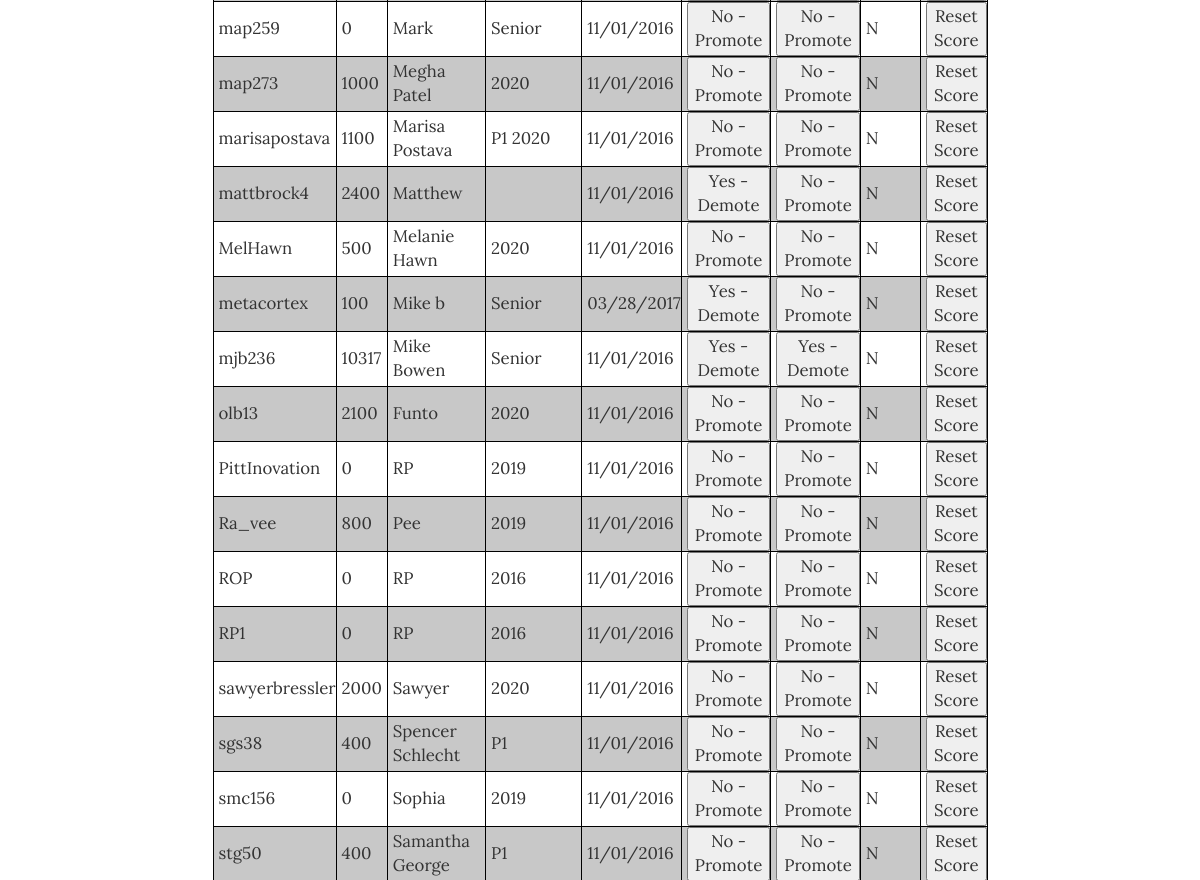
/manage_users.php (signed in, middle part), run on an earlier commit of the app's database.
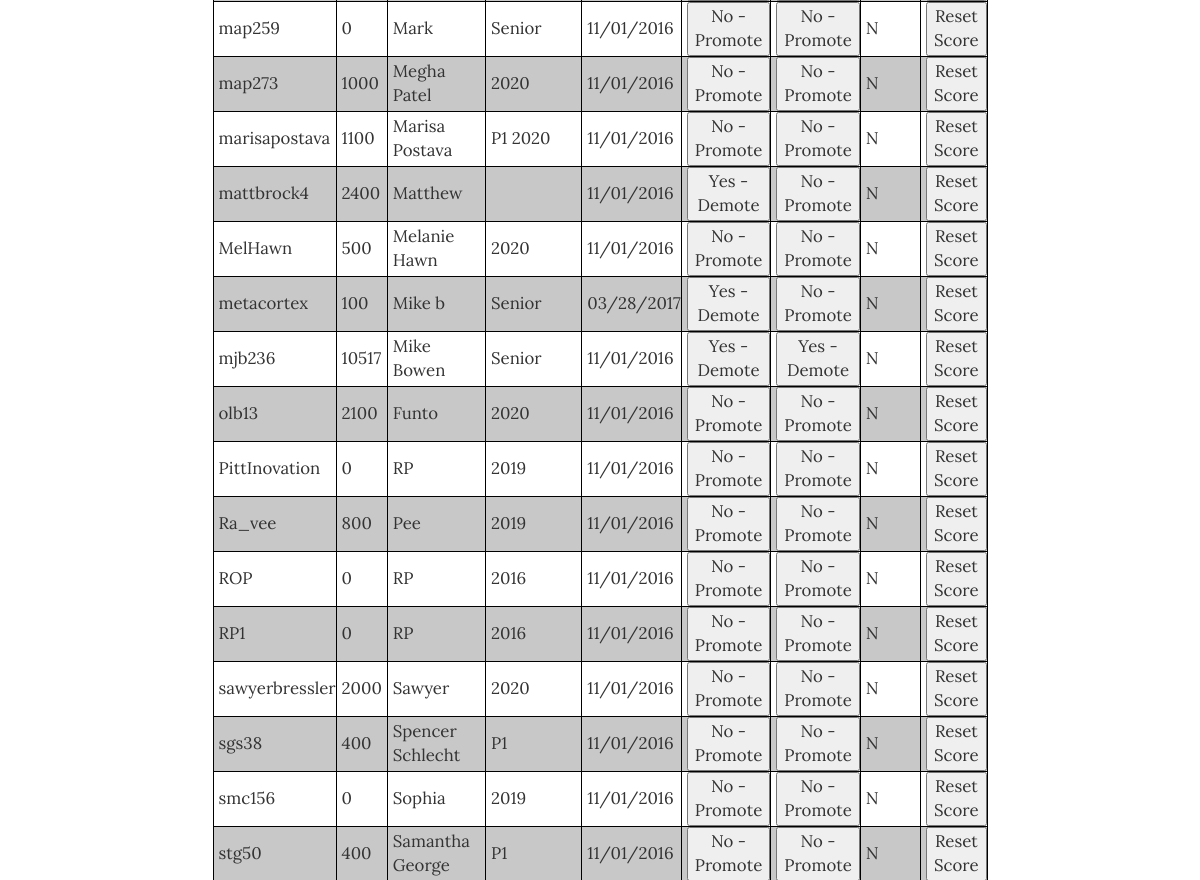
And on a later commit of the database.
### tables this page shows
CREATE TABLE `user_profile` (
  `username` varchar(20) NOT NULL,
  `full_name` varchar(50) NOT NULL,
  `year` varchar(10) NOT NULL,
  `employer` varchar(50) DEFAULT NULL,
  `interests` varchar(256) DEFAULT NULL,
  `bio` varchar(500) DEFAULT NULL,
  `image_url` varchar(256) DEFAULT NULL,
  `created_date` datetime NOT NULL DEFAULT CURRENT_TIMESTAMP,
  `last_updated_date` datetime NOT NULL DEFAULT CURRENT_TIMESTAMP ON UPDATE CURRENT_TIMESTAMP,
  `last_updated_by` varchar(20) NOT NULL
);

CREATE TABLE `user` (
  `username` varchar(20) NOT NULL,
  `password` varchar(60) NOT NULL,
  `email_address` varchar(256) NOT NULL,
  `score` int(10) NOT NULL DEFAULT '0',
  `admin_flag` enum('Y','N') NOT NULL DEFAULT 'N',
  `owner_flag` enum('Y','N') NOT NULL DEFAULT 'N',
  `active_flag` enum('Y','N') NOT NULL DEFAULT 'N',
  `registered_date` datetime NOT NULL DEFAULT CURRENT_TIMESTAMP
);

### includes/functions.php (called while the page is built, shortened)
<?php
function get_navbar() {
  $html = navbar_open();
  if (is_logged_in()) {
    $html .=  user_navbar();
  } else {
    $html .= simple_navbar();
  }
  $html .= navbar_close();
  return $html;
}
function navbar_open() {
  $html = "<nav class = \"navbar navbar-inverse navbar-fixed-top\" style=\"height: auto;\">";
  $html .= "<div class = \"container\">";
  $html .= "<div class=\"navbar-header\">";
  $html .= "<img src=\"../public/static/img/logo.png\" class=\"logo\" width=\"30\" height=\"30\" alt=\"\"/>";
  $html .= "<a href=\"../public/index.php\" class=\"navbar-brand\">PharmGenius</a>";
  $html .= "<button class = \"navbar-toggle\" data-toggle= \"collapse\" data-target = \".navHeaderCollapse\">";
  $html .= "<span class=\"icon-bar\"></span>";
  $html .= "<span class=\"icon-bar\"></span>";
  $html .= "<span class=\"icon-bar\"></span>";
  $html .= "</button>";
  $html .= "</div>";
  $html .= "<div class = \"collapse navbar-collapse navHeaderCollapse\">";
  $html .= "<ul class = \"nav navbar-nav navbar-right\">";
  return $html;
}
function navbar_close() {
  $html = "</ul></div></div></nav>";
  return $html;
}
function admin_navbar() {
  $html = "<li class=\"dropdown\">";
  $html .= "<a href=\"\" class=\"dropdown-toggle\" data-toggle=\"dropdown\"><span>Admin&nbsp;</span><b class=\"caret\"></b></a>";
  $html .= "<ul class=\"dropdown-menu\">";
  $html .= "<li><a href=\"../public/review_categories.php\" id=\"reviewCats\" class=\"nav-button\">View Category Database</a></li>";
  $html .= "<li><a href=\"../public/manage_users.php\" id=\"manageUsers\" class=\"nav-button\">Manage Users</a></li>";
  $html .= "</ul></li>";
  return $html;
}
function user_navbar() {
  $html = "<li><a href=\"../public/select_quiz.php\" id=\"quizme\" class=\"nav-button\">Quiz Me!</a></li>";
  $html .= "<li><a href=\"../public/leaderboard.php\" id=\"leaderboard\" class=\"nav-button\">Leaderboard</a></li>";
  $html .= "<li class=\"dropdown\">";
  $html .= "<a href=\"\" class=\"dropdown-toggle\" data-toggle=\"dropdown\"><span>Questions&nbsp;</span><b class=\"caret\"></b></a>";
  $html .= "<ul class=\"dropdown-menu\">";
  $html .= "<li><a href=\"../public/review_my_questions.php\" id=\"myQuestions\">Your Questions</a></li>";
  $html .= "<li><a href=\"../public/submit_new.php\" id=\"submitNew\">Submit A Question</a></li>";
  $html .= "<li><a href=\"../public/review_new_questions.php\" id=\"ReviewNew\" class=\"nav-button\">Review New Questions</a></li>";
  $html .= "<li><a href=\"../public/review_old_questions.php\" id=\"ReviewOld\" class=\"nav-button\">View Question Database</a></li>";
  $html .= "</ul></li>";
  if (is_user_admin()) {
    $html .= admin_navbar();
  }
  $html .= "<li class=\"dropdown\">";
  $html .= "<a href=\"../public/index.php\" class=\"dropdown-toggle\" data-toggle=\"dropdown\">";
  $html .= "<span class=\"profile-container\">";
  $html .= "<img src=\"";
  $image_url = get_image_url($_SESSION["username"]);
  $html .= ($image_url == null) ? "../public/static/img/logo.png\"" : "{$image_url}\" ";
  $html .= "class=\"profile-small\" alt=\"\"/>&nbsp;&nbsp;Profile&nbsp;</span><b class=\"caret\" style=\"font-size:1.5em;\"></b></a>";
  $html .= "<ul class=\"dropdown-menu\">";
  $html .= "<li><a href=\"../public/profile.php?id=";
  $html .= htmlentities($_SESSION["username"]);
  $html .= "\">View Profile</a></li>";
  $html .= "<li><a href=\"#sendbugreport\" data-toggle=\"modal\">Report a Bug</a></li>";
  $html .= "<li><a href=\"../public/logout.php\">Sign Out</a></li>";
  $html .= "</ul></li>";
  return $html;
}
function mysql_prep($string) {
    global $connection;
    $escaped_string = mysqli_real_escape_string($connection, $string);
    return $escaped_string;
  }
function get_user_data() {
  global $connection;
  $query = "SELECT u.username, u.score, p.full_name, p.year, u.admin_flag, u.active_flag, u.owner_flag, DATE_FORMAT(u.registered_date,'%m/%d/%Y') as registered_date ";
  $query .= "FROM user u ";
  $query .= "JOIN user_profile p on p.username = u.username ";
  $query .= "ORDER BY username ASC ";
  $user_set = mysqli_query($connection, $query);
  return $user_set;
}
function get_image_url($username) {
  global $connection;
  $safe_username = mysql_prep($username);
  $query = "SELECT image_url ";
  $query .= "FROM user_profile ";
  $query .= "WHERE username = '{$safe_username}' ";
  $user_set = mysqli_query($connection, $query);
  if ($user = mysqli_fetch_assoc($user_set)) {
    $file_path = "../public/" . $user["image_url"];
    return $file_path;
  }
  return null;
}
function is_user_admin() {
  if (is_logged_in()) {
    return $_SESSION["admin_flag"] === "Y";
  } else {
    return false;
  }
}
function is_logged_in() {
  return (isset($_SESSION["username"]));
}
?>

### public/manage_users.php (the view, shortened to what this page needs)
<?php require_once("../includes/db_connection.php"); ?>
<?php require_once("../includes/functions.php"); ?>
<?php
  $user_set = get_user_data();
  include("../includes/header.php");
?>
</head>
<body>
  <?php echo get_navbar(); ?>
  <br><br><br><br>
  <div class="container">
    <div class="container col-xs-12">
      <table id="usertable" class="usertable">
        <tbody>
          <?php
            while ($user = mysqli_fetch_assoc($user_set)) {
              $table_row = "<tr><td>" . $user["username"] . "</td>";
              $table_row .= "<td id=\"score_{$user["username"]}\">" . $user["score"] . "</td>";
              $table_row .= "<td>" . $user["full_name"] . "</td>";
              $table_row .= "<td>" . $user["year"] . "</td>";
              $table_row .= "<td>" . $user["registered_date"] . "</td>";
              $table_row .= "<td>";
              $table_row .= "<button type=\"button\" id=\"active_flag_{$user["username"]}\" onclick=\"toggleStatus('active_flag', '{$user["username"]}')\">";
              $table_row .= ($user["active_flag"] == "Y") ? "Yes - Demote" : "No - Promote";
              $table_row .= "</td>";
              $table_row .= "<td>";
              $table_row .= "<button type=\"button\" id=\"admin_flag_{$user["username"]}\" onclick=\"toggleStatus('admin_flag', '{$user["username"]}')\">";
              $table_row .= ($user["admin_flag"] == "Y") ? "Yes - Demote" : "No - Promote";
              $table_row .= "</td>";
              $table_row .= "<td>" . $user["owner_flag"] . "</td>";
              $table_row .= "<td>";
              $table_row .= "<button type=\"button\" onclick=\"resetScore('{$user["username"]}')\">";
              $table_row .= "Reset Score";
              $table_row .= "</td>";
              $table_row .= "</tr>";
              echo $table_row;
            }
          ?>
        </tbody>
      </table>
    </div>
  </div>
<?php include("../includes/footer.php"); ?>

### includes/header.php (shortened to what this page needs)
<!DOCTYPE html>
<html lang="en">
<head>
  <link rel="stylesheet" href="../public/static/css/bootstrap.min.css">
  <link rel="stylesheet" href="../public/static/css/grayscale.css">
  <link rel="stylesheet" href="../public/static/css/style.css">
  <link rel="stylesheet" href="../public/static/css/font-awesome.min.css" type="text/css">

### includes/footer.php (shortened to what this page needs)
</body>
</html>

### public/static/css/grayscale.css (style rules this page uses)
body { width: 100%; height: 100%; font-family: Lora,"Helvetica Neue",Helvetica,Arial,sans-serif; }
html { width: 100%; height: 100%; }
body { webkit-tap-highlight-color: rgba(255,255,255,.2); }
table#usertable tr:nth-child(even) { background-color: rgb(200, 200, 200); }
table#usertable tr:nth-child(odd) { background-color:#fff; }
table.usertable { font-size: 1.2em; }

### public/static/css/style.css (style rules this page uses)
table { width:50%; margin: auto }
table, th, td { border: 1px solid black; border-collapse: collapse; }

What changed in the data, as far as the page shows it:
changed through a linked row, user_profile "Mike Bowen": last_updated_by.score "10317" → "10517"
